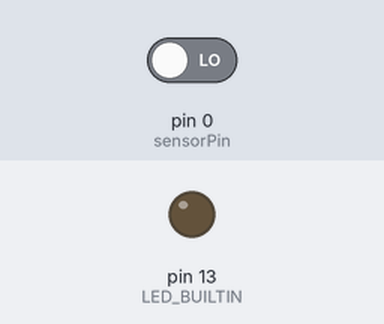
This sketch was run on a simulated Arduino Uno, built with avr-gcc and run on an emulated ATmega328P. Shown: output pins drawn as LEDs (lit = HIGH). The test bench sets the inputs (shaded band); at power-on: pin 0 (sensorPin) LOW.

Above: at 1.2 s.
1.3 s: pin 0 (sensorPin) driven HIGH
At 2.1 s:
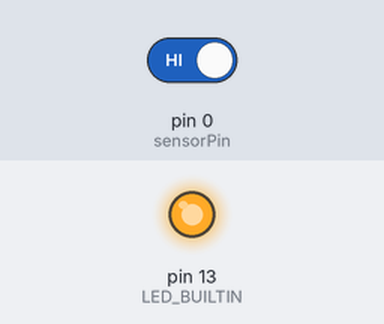
2.8 s: pin 0 (sensorPin) driven LOW
At 3.2 s:
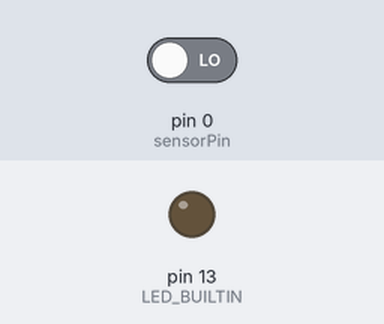
Timing chart, 0 to 5.8 s (numbered marks = the images above; inputs shaded):
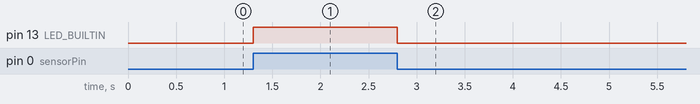

Measured:
- after the input at 1.3 s, pin 13 (LED_BUILTIN): LOW → HIGH at once
- after the input at 2.8 s, pin 13 (LED_BUILTIN): HIGH → LOW at once

The sketch:

receptor_test.ino
```cpp
/*
   This is a sanity check for the player.

   Just measure the latency between two consecutive keypresses.
   Any delay at all here is a point of concern because it points to a lack of accuracy in the system clock
   Response latency should be equal for the first and second keypresses.

   In order to activate this sketch, load it into your arduino.
   Use the switch to activatae or deactivate the task.
   You will see the led go on when the player is sending keystrokes.

   The task should send a series of consecutive keypresses of either 'A' or 'B'
   The measured delay between them should be exactly 100ms
   ITI is 150ms

*/

const int sensorPin = 0;
int val = 0;

void setup() {
  pinMode(sensorPin, INPUT);
  pinMode(LED_BUILTIN, OUTPUT);
}

void loop() {
//  Serial.println(analogRead(sensorPin)); //Write the value of the photoresistor to the serial monitor.
//  delay(100); //short delay for faster response to light.

  val = digitalRead(sensorPin);
  digitalWrite(LED_BUILTIN, val);
}
```
